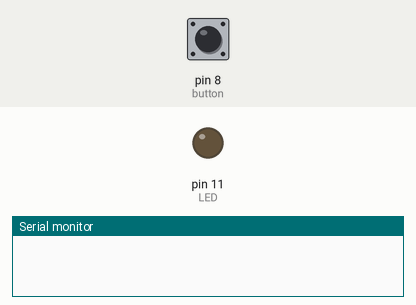
This sketch was run on a simulated Arduino Uno, built with avr-gcc and run on an emulated ATmega328P. On the bench: output pins drawn as LEDs (lit = HIGH), the last lines printed to the serial monitor. Inputs (shaded band) come from the test bench; at power-on: pin 8 (button) HIGH.

Above: at 1.2 s.
1.3 s: pin 8 (button) pulled LOW for 0.15 s
At 2.35 s:
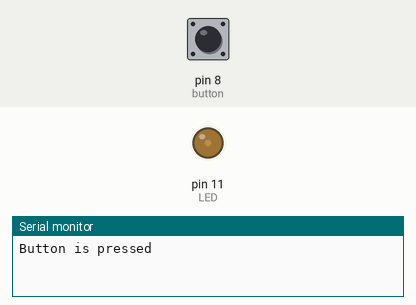
At 6.5 s:
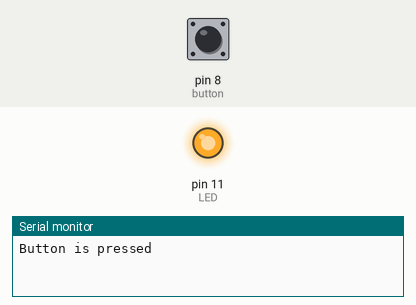
Timing chart, 0 to 13.3 s (numbered marks = the images above; inputs shaded):
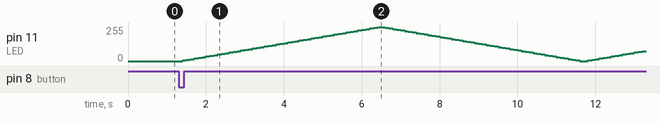

The sketch:

button_LED_fade.ino
```cpp
const int LED = 11;
const int button = 8;

void setup() {
  // put your setup code here, to run once:
  Serial.begin(9600);
  pinMode(LED, OUTPUT);
  pinMode(button, INPUT_PULLUP);
}

void loop() {
  // put your main code here, to run repeatedly:
  int btnpress = digitalRead(button);

  while(btnpress == LOW) {
    Serial.println("Button is pressed");
    for(int fade = 0; fade <= 255; fade += 5){
      analogWrite(LED, fade);
      delay(100);
      if(fade == 255){
        for(int negFade = 255; negFade >=0; negFade -= 5){
         analogWrite(LED, negFade);
         delay(100);
        }
      }
    }
  }
}
```

Measured:
- after the input at 1.3 s, pin 11 (LED): 0/255 → 5/255 after 0.10 s, → 10/255 0.10 s later, → 15/255 0.10 s later, → 20/255 0.10 s later, … (117 changes in this stretch)
